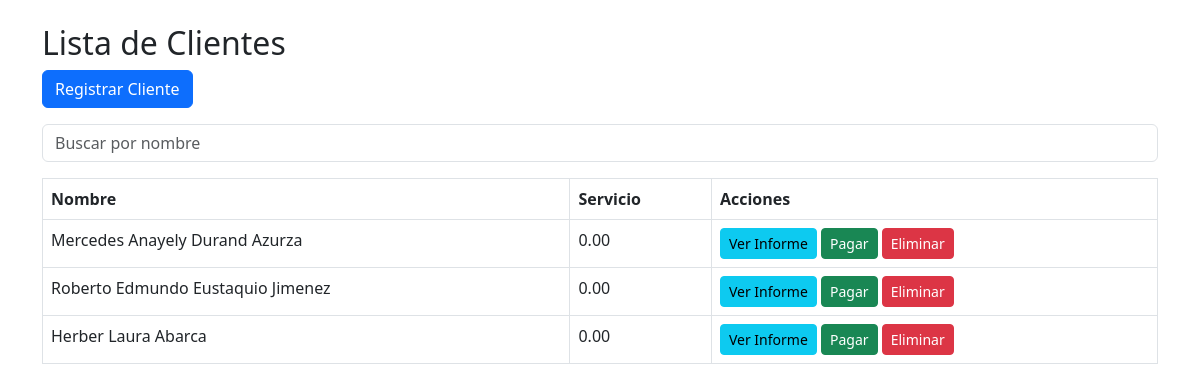
Before: / with the older database file.
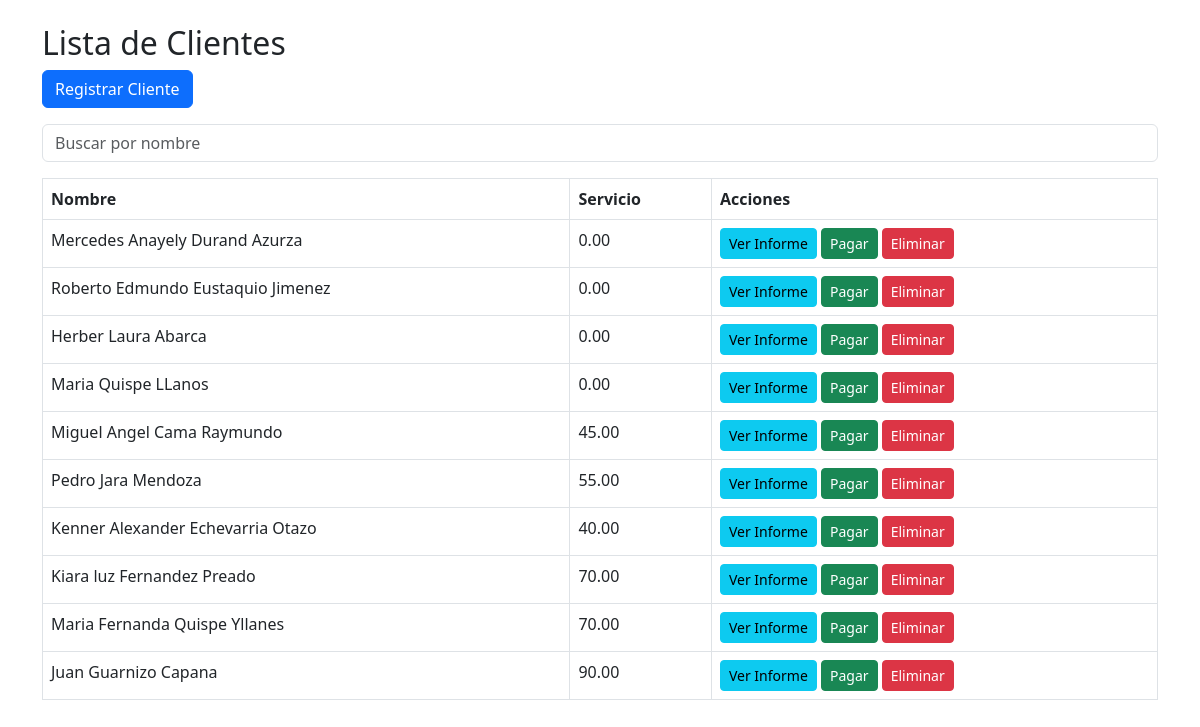
After: the same page with the newer database file.
### app/models.py (models this page shows, shortened)
class Cliente(models.Model):
    SERVICIO_CHOICES = [
        (30, "30"),
        (35, "35"),
        (40, "40"),
        (45, "45"),
        (50, "50"),
        (55, "55"),
    ]
    nombre = models.CharField(max_length=100)
    apellido_paterno = models.CharField(max_length=100)
    apellido_materno = models.CharField(max_length=100)
    dni = models.CharField(max_length=8, unique=True)
    servicio = models.DecimalField(max_digits=5, decimal_places=2, choices=SERVICIO_CHOICES)
    fecha_inicio = models.DateField()
    direccion = models.TextField()
    def deuda_actual(self):
        meses_transcurridos = (date.today().year - self.fecha_inicio.year) * 12 + (date.today().month - self.fecha_inicio.month)
        pagos_realizados = self.pago_set.aggregate(models.Sum('monto_pagado'))['monto_pagado__sum'] or 0
        deuda_total = meses_transcurridos * (self.servicio) - pagos_realizados
        return  max(deuda_total, 0)
    def siguiente_pago(self):
        meses_transcurridos = (date.today().year - self.fecha_inicio.year) * 12 + (date.today().month - self.fecha_inicio.month)
        return self.fecha_inicio + timedelta(days=31 * (meses_transcurridos + 1))
    def tiene_pago_hoy(self):
        return self.siguiente_pago() == date.today()

### app/views.py (the view)
# urls.py: path('', views.listar_clientes, name='listar_clientes'),
def listar_clientes(request):
    clientes = Cliente.objects.all()
    query = request.GET.get('q')
    if query:
        clientes = clientes.filter(nombre__icontains=query)
    notificaciones = [cliente for cliente in clientes if cliente.tiene_pago_hoy()]
    return render(request, 'listar_clientes.html', {
        'clientes': clientes,
        'notificaciones': notificaciones,
    })

### app/templates/listar_clientes.html (shortened to what this page needs)
{% extends 'base.html' %}
{% block content %}
<h2>Lista de Clientes</h2>
<div class="mb-3">
    <a href="{% url 'registrar_cliente' %}" class="btn btn-primary">Registrar Cliente</a>
</div>
<form method="get" class="mb-3">
    <input type="text" name="q" class="form-control" placeholder="Buscar por nombre">
</form>
<table class="table table-bordered">
    <thead>
        <tr>
            <th>Nombre</th>
            <th>Servicio</th>
            <th>Acciones</th>
        </tr>
    </thead>
    <tbody>
        {% for cliente in clientes %}
        <tr>
            <td>{{ cliente.nombre }} {{ cliente.apellido_paterno }} {{ cliente.apellido_materno }}</td>
            <td>{{ cliente.deuda_actual }}</td>
            <td>
                <a href="{% url 'ver_informe' cliente.id %}" class="btn btn-info btn-sm">Ver Informe</a>
                <a href="{% url 'pagar_deuda' cliente.id %}" class="btn btn-success btn-sm">Pagar</a>
                <a href="{% url 'eliminar_cliente' cliente.id %}" class="btn btn-danger btn-sm">Eliminar</a>
            </td>
        </tr>
        {% endfor %}
    </tbody>
</table>
{% endblock %}

### app/templates/base.html (shortened to what this page needs)
<!DOCTYPE html>
<html lang="en">
<head>
    <link rel="stylesheet" href="https://cdn.jsdelivr.net/npm/bootstrap@5.3.0-alpha1/dist/css/bootstrap.min.css">
</head>
<body>
    <div class="container mt-4">
        {% block content %}
        {% endblock %}
    </div>
</body>
</html>

Changed rows visible on the page:
added Cliente: nombre "Maria", apellido_paterno "Quispe", apellido_materno "LLanos", deuda_actual "0.00"
added Cliente: nombre "Miguel Angel", apellido_paterno "Cama", apellido_materno "Raymundo", deuda_actual "45.00"
added Cliente: nombre "Pedro", apellido_paterno "Jara", apellido_materno "Mendoza", deuda_actual "55.00"
added Cliente: nombre "Kenner Alexander", apellido_paterno "Echevarria", apellido_materno "Otazo", deuda_actual "40.00"
added Cliente: nombre "Kiara luz", apellido_paterno "Fernandez", apellido_materno "Preado", deuda_actual "70.00"
added Cliente: nombre "Maria Fernanda", apellido_paterno "Quispe", apellido_materno "Yllanes", deuda_actual "70.00"
added Cliente: nombre "Juan", apellido_paterno "Guarnizo", apellido_materno "Capana", deuda_actual "90.00"
